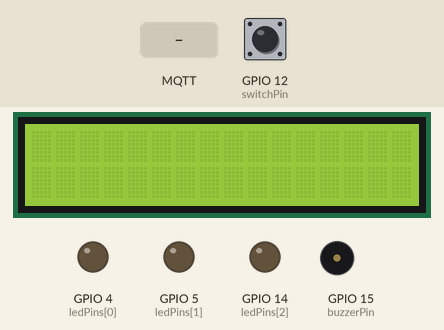
This sketch was run on a simulated ESP32. Parts: 16×2 character LCD, output pins drawn as LEDs (lit = HIGH), buzzer (waves = sounding). Inputs (shaded band) come from the test bench; at power-on: GPIO 12 (switchPin) LOW. WiFi joins after 1.5 s; servers stay silent unless stated; no MQTT or app messages arrive unless stated; what the sketch prints to the serial monitor is not drawn.

Above: at 3.3 s.
3.4 s: MQTT message "1" arrives on the first subscribed topic
At 3.9 s:
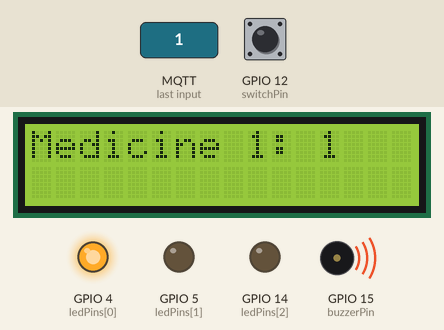
4.9 s: GPIO 12 (switchPin) pulled HIGH for 0.15 s
At 6.1 s:
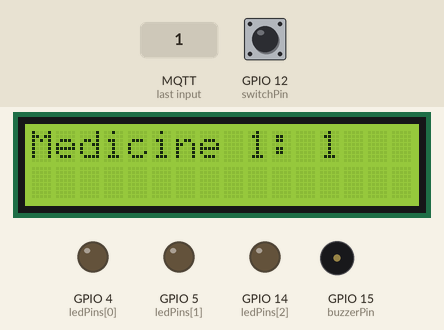
6.5 s: MQTT message "on" arrives on the second subscribed topic
At 7.2 s:
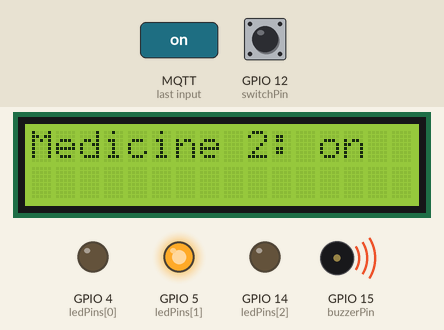
8.0 s: GPIO 12 (switchPin) pulled HIGH for 1 s
At 8.5 s:
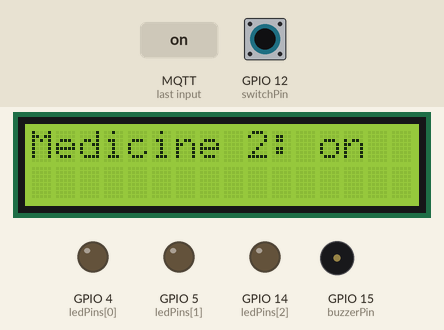
10.5 s: MQTT message "off" arrives on the third subscribed topic
At 11.1 s:
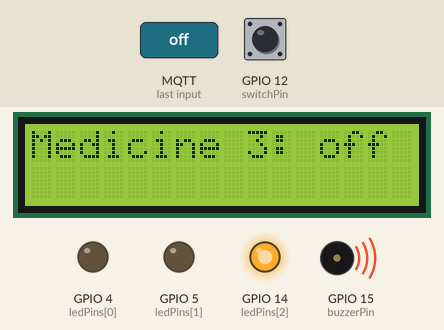
12.0 s: GPIO 12 (switchPin) pulled HIGH for 0.15 s
At 12.4 s:
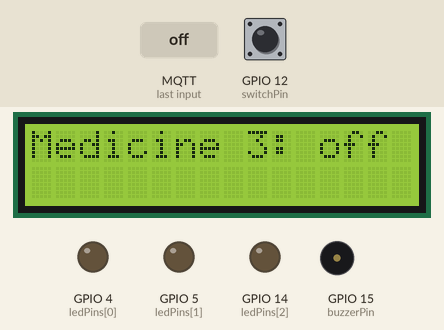
Timing chart, 0 to 14.6 s (numbered marks = the images above; inputs shaded):
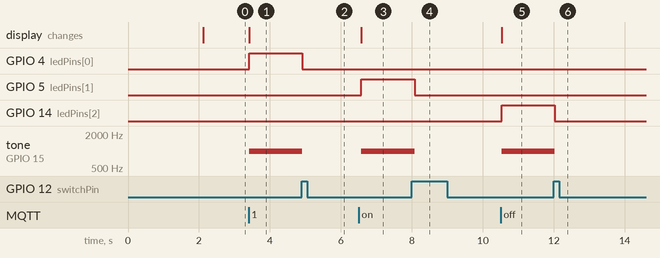

Measured:
- after the input at 3.4 s, GPIO 4 (ledPins[0]): LOW → HIGH at once; tone on GPIO 15 (buzzerPin): silent → 1000 Hz at once; the display: changes at once (image 1)
- after the input at 4.9 s, GPIO 4 (ledPins[0]): HIGH → LOW at once; tone on GPIO 15 (buzzerPin): 1000 Hz → silent at once
- after the input at 6.5 s, GPIO 5 (ledPins[1]): LOW → HIGH after 0.08 s; tone on GPIO 15 (buzzerPin): silent → 1000 Hz after 0.08 s; the display: changes after 0.08 s (image 3)
- after the input at 8.0 s, GPIO 5 (ledPins[1]): HIGH → LOW after 0.08 s; tone on GPIO 15 (buzzerPin): 1000 Hz → silent after 0.08 s
- after the input at 10.5 s, GPIO 14 (ledPins[2]): LOW → HIGH at once; tone on GPIO 15 (buzzerPin): silent → 1000 Hz at once; the display: changes at once (image 5)
- after the input at 12.0 s, GPIO 14 (ledPins[2]): HIGH → LOW at once; tone on GPIO 15 (buzzerPin): 1000 Hz → silent at once

The sketch:

MedRem.ino
```cpp
#include <Wire.h>
#include <LiquidCrystal_I2C.h>
#include <WiFi.h>
#include <PubSubClient.h>
#include "driver/ledc.h"

// Replace with your WiFi credentials
const char*  ssid = "Home";
const char*  password = "Suni@1704";

// Replace with your MQTT broker details
const char* mqttServer = "192.168.1.14";
const int mqttPort = 1883;


// Replace with your subtopics
const char* mqttSubtopics[] = {"Morning", "Afternoon", "Evening"};

// Pins for LEDs
const int ledPins[] = {4,5,14};  // Replace with your desired pin numbers
const int buzzerPin = 15;
const int switchPin = 12;


unsigned long startmillis = 0;  // Renamed from timerStart to avoid conflict
const int timerDuration = 60000;  // 1 minute in milliseconds
const int repeatDuration = 60000; // 2 min

// Initialize the LCD
LiquidCrystal_I2C lcd(0x27, 16, 2);

// Create an instance of the MQTT client
WiFiClient espClient;
PubSubClient client(espClient);

bool timerExpired = false;
unsigned long timerStartTime = 0;


void setup() {
  for (int i = 0; i < 3; i++) {
    pinMode(ledPins[i], OUTPUT);
  }

  pinMode(buzzerPin, OUTPUT);


  // Start the serial communication
  Serial.begin(115200);

  // Connect to WiFi
  WiFi.begin(ssid, password);
  while (WiFi.status() != WL_CONNECTED) {
    delay(1000);
    Serial.println("Connecting to WiFi...");
  }
  Serial.println("Connected to WiFi");

  // Connect to MQTT broker
  client.setServer(mqttServer, mqttPort);
  client.setCallback(callback);
  client.setKeepAlive(60); // Set keep-alive interval to 60 seconds
  while (!client.connected()) {
    if (client.connect("ESP32Client")) {
      Serial.println("Connected to MQTT broker");
      for (int i = 0; i < 3; i++) {
        client.subscribe(mqttSubtopics[i]);
      }
       client.loop();
    }
    else {
      Serial.println("Failed to connect to MQTT broker. Retrying...");
      delay(2000);
    }

  }
   lcd.init();
  lcd.backlight();
  lcd.clear();
}


int subtopicIndex = -1;
char lastTopic[32];


void callback(char* topic, byte* payload, unsigned int length) {
  // Convert payload to a string
  payload[length] = '\0';
  String message = String((char*)payload);

   strcpy(lastTopic, topic);

  // Find the index of the subtopic
  int subtopicIndex = -1;
  for (int i = 0; i < 3; i++) {
    if (strcmp(topic, mqttSubtopics[i]) == 0) {
      subtopicIndex = i;
      break;
    }
  }

  if (subtopicIndex != -1) {
    // Parse the message to extract time and medicine name
    int separatorIndex = message.indexOf(',');
    String time = message.substring(0, separatorIndex);
    String medicineName = message.substring(separatorIndex + 1);

    // Display the medicine name on the LCD
    lcd.clear();
    lcd.setCursor(0, 0);
    lcd.print("Medicine " + String(subtopicIndex + 1) + ": " + medicineName);
    Serial.println("Medicine " + String(subtopicIndex + 1) + ": " + medicineName);

    // Turn on the LED for the corresponding subtopic
    digitalWrite(ledPins[subtopicIndex], HIGH);
    tone(buzzerPin,1000);
    startmillis = millis();  // Record the start time of the 1-minute timer

    while ((millis() - startmillis) < timerDuration) {
      // Check if the switch is open and closed within the 1-minute timer
      // If yes, consider medicine not taken
      if (digitalRead(switchPin) == LOW) {
        delay(100);  // Debounce
        if (digitalRead(switchPin) == HIGH) {
          // Medicine not taken, handle accordingly
          Serial.println("Medicine taken within 1 minute");
          break;
        }
      }
    }

    // After 1 minute, turn off the LED and buzzer
    digitalWrite(ledPins[subtopicIndex], LOW);
    tone(buzzerPin,0);
     timerExpired = true;
    timerStartTime = millis();
  }
}

void loop() {
  if(!client.connected()){
    reconnect();
  }
  client.loop();
  if (timerExpired) {
     unsigned long currentTime = millis();
     unsigned long elapsedTime = millis() - timerStartTime;
      Serial.println("Time threshold reached");
      Serial.print("Elapsed Time: ");
      Serial.println(elapsedTime);
      Serial.print("Repeat Duration: ");
      Serial.println(repeatDuration);

      for (int i = 0; i < 3; i++) {
      if (strcmp(lastTopic, mqttSubtopics[i]) == 0) {
      subtopicIndex = i;
      break;
     }
     }

     if ( elapsedTime >= repeatDuration) {
      Serial.println("time passed 15");
      // If 15 minutes have passed, reset the system

      if (subtopicIndex != -1) {

        digitalWrite(ledPins[subtopicIndex], HIGH);
        tone(buzzerPin, 1000);
        delay(30000);
        tone(buzzerPin, 0);
        digitalWrite(ledPins[subtopicIndex], LOW);

      }

       resetSystem();
    } else {
      // Check if the switch is pressed during the 15-minute period
      if (digitalRead(switchPin) == LOW) {
        delay(100);  // Debounce
        if (digitalRead(switchPin) == HIGH) {
          // Medicine taken
          Serial.println("Medicine taken within 15 minutes");
          client.publish("alert", "Medicine taken within 15 minutes");
          // Clear the flag and reset the system
          resetSystem();
        }
      }
    }
  }
}

  void resetSystem() {
  // Turn off LEDs and buzzer, clear LCD, reset flags
  for (int i = 0; i < 3; i++) {
    digitalWrite(ledPins[i], LOW);
  }
  tone(buzzerPin, 0);
  lcd.clear();
  timerExpired = false;
}


void reconnect() {
  // Loop until we're reconnected
  while (!client.connected()) {
    Serial.println("Attempting MQTT connection...");

    // Attempt to connect
    if (client.connect("ESP32Client")) {
      Serial.println("Connected to MQTT broker");
      for (int i = 0; i < 3; i++) {
        client.subscribe(mqttSubtopics[i]);
      }
    } else {
      Serial.println("Failed to connect to MQTT broker. Retrying...");
      delay(2000);
    }
  }
}
```
